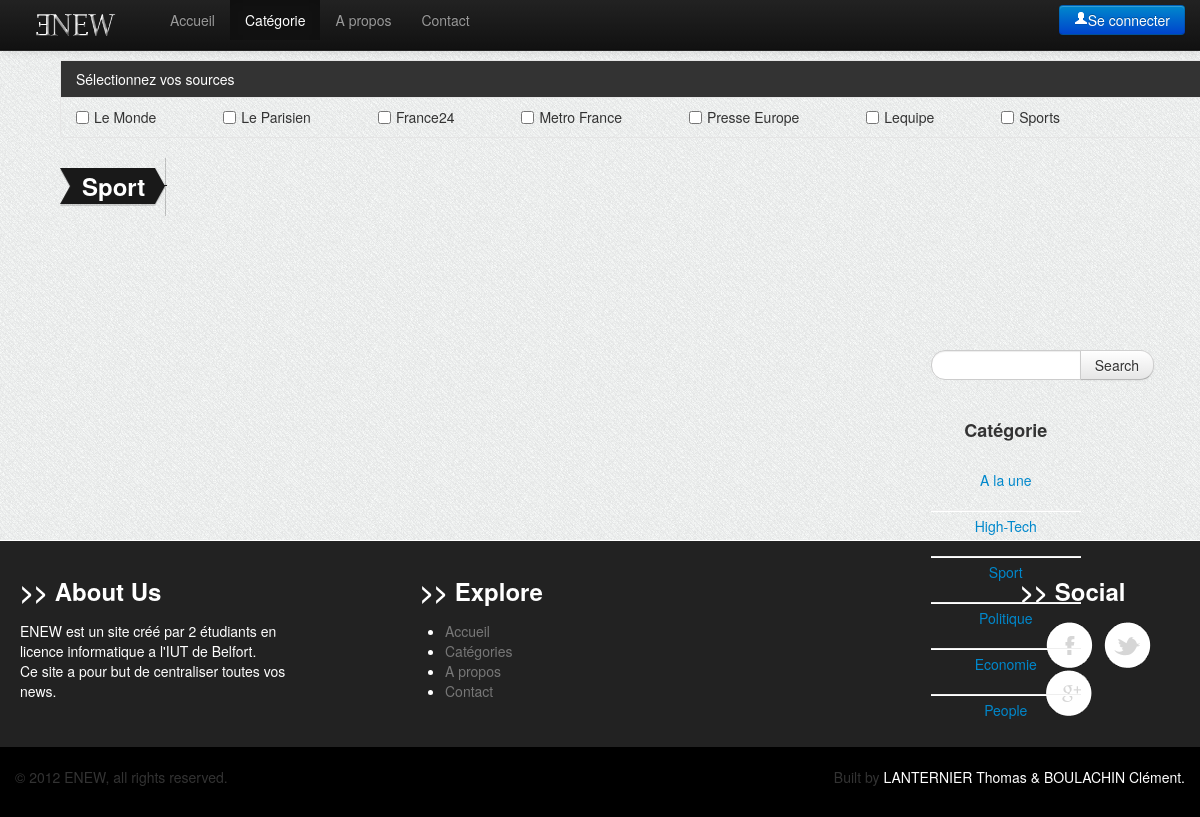
/php/liste_article.php?id_cat=3, run on the app's committed database.
### tables this page shows
CREATE TABLE SOURCE (id_source int AUTO_INCREMENT NOT NULL,
id_cat INT,
libelle CHAR(50),
lien CHAR(255),
PRIMARY KEY (id_source, id_cat) );

### php/liste_article.php (the view, shortened to what this page needs)
<!DOCTYPE html>
<html lang="fr">
	<head>
		<link href="../css/bootstrap.css" rel="stylesheet">
		<link href="../css/style.css" rel="stylesheet">
		<link rel="stylesheet" href="../css/responsiveslides.css" />
		<link rel="stylesheet" href="../css/style_comment.css" />
		<link href="../css/bootstrap-responsive.css" rel="stylesheet">
	</head>
	<body onload="filtre_source1();">
		<div class="navbar navbar-inverse navbar-fixed-top">
			<div class="navbar-inner">
				<div class="container">
					<a class="brand" href="#"><img src="../img/logo blanc.png" alt=""/></a>
					<div class="nav-collapse collapse">
						<ul class="nav">
							<li>
								<a href="../index.php">Accueil</a>
							</li>
							<li class="active">
								<a href="categorie.php">Catégorie</a>
							</li>
							<li>
								<a href="apropos.php">A propos</a>
							</li>
							<li>
								<a href="contact.php">Contact</a>
							</li>
						</ul>
						<ul class="nav pull-right">
							<?php
							if (isset($_SESSION['user'])) {echo("
<div class=\"btn-group\">
<a class=\"btn btn-primary\" href=\"profil.php\" >" . $_SESSION['user'] . "</a>
<button class=\"btn btn-primary dropdown-toggle\" data-toggle=\"dropdown\">
<span class=\"caret\"></span>
</button>
<ul class=\"dropdown-menu\">
<li>
<a href=\"profil.php\">Profil</a>
</li>
<li class=\"divider\"></li>
<li>
<a href=\"logout.php\">Logout</a>
</li>
</ul>
</div>");
							} else {
								echo("<a href=\"login.php\" class=\"btn btn-primary\"><i class=\"icon-user icon-white\"></i>Se connecter</a>");
							}
							?>
						</ul>
					</div>
				</div>
			</div>
		</div>
		<div class="container" id="container" style="margin-left:5%;min-height: 460px;">
			<div class="row-fluid">
				<?php
if (!isset($_POST['searching'])) {
				?>
				<div class="accordion" id="accordion2">
					<div class="accordion-group">
						<div class="accordion-heading">
							<a class="accordion-toggle" data-toggle="collapse" data-parent="#accordion2" href="#collapseOne" style="background-color: #333;"> <span style="color: white;text-decoration: none;">Sélectionnez vos sources</span> <i class="icon-arrow-down icon-white pull-right"></i> </a>
						</div>
						<div id="collapseOne" class="accordion-body collapse in">
							<div class="accordion-inner">
								<form>
									<?php
									$requete = 'SELECT * FROM SOURCE WHERE ID_CAT=' . $_GET['id_cat'];
									$query = mysql_query($requete) or die("ERREUR MYSQL numéro: " . mysql_errno() . "<br>Type de cette erreur: " . mysql_error() . "<br>\n");
									while ($result = mysql_fetch_assoc($query)) {
										$requete2 = 'SELECT * FROM SOURCE_FAV WHERE login="' . $_SESSION['user'] . '" AND id_source=' . $result['id_source'] . ';';
										$query2 = mysql_query($requete2) or die("ERREUR MYSQL numéro: " . mysql_errno() . "<br>Type de cette erreur: " . mysql_error() . "<br>\n");
										if ($result2 = mysql_fetch_assoc($query2)) {
											echo("<input class=\"check_source\" onclick=\"filtre_source(this);\" type='checkbox' value='" . $result['id_source'] . "' style=\"float:left;margin-right: 5px;\" checked/><p style=\"float:left;margin-right:67px;\">" . $result['libelle'] . "</p>");
										} else {
											echo("<input class=\"check_source\" onclick=\"filtre_source(this);\" type='checkbox' value='" . $result['id_source'] . "' style=\"float:left;margin-right: 5px;\" /><p style=\"float:left;margin-right:67px;\">" . $result['libelle'] . "</p>");
										}
									}
									?>
								</form>
							</div>
						</div>
					</div>
				</div>
				<?php
				}
				?>
				<div id="span-article">
					<div class="slider_control">
						<h3 class="drapeau"><?php
						if (!isset($_POST['searching'])) {
							switch($_GET['id_cat']) {
								case 3 :
									echo "<span>Sport</span>";
									break;
							}
						} else {
							echo "<span>Recherche</span>";
						}
						?></h3>
					</div>
				</div>
				<aside class="span2" id="scroll-cat" >
					<form class="form-search"  action='liste_article.php' method='POST'>
						<div class="input-append" >
							<input type="text" class="span2 search-query" name='searching' style="width:150px;margin-bottom:20px;">
							<button type="submit" class="btn">
								Search
							</button>
						</div>
					</form>
					<div style="width:150px;text-align:center;">
						<h4>Catégorie</h4>
						<br>
						<a href="liste_article.php?id_cat=0">A la une</a>
						<hr style="margin-bottom:4px;">
						<a href="liste_article.php?id_cat=2">High-Tech</a>
						<hr style="margin-bottom:4px;">
						<a href="liste_article.php?id_cat=3">Sport</a>
						<hr style="margin-bottom:4px;">
						<a href="liste_article.php?id_cat=1">Politique</a>
						<hr style="margin-bottom:4px;">
						<a href="liste_article.php?id_cat=4">Economie</a>
						<hr style="margin-bottom:4px;">
						<a href="liste_article.php?id_cat=5">People</a>
					</div>
				</aside>
			</div>
		</div>
		<div id="extra" style="background-color:#222;border-top:1px solid;color:white;padding:20px;margin-top:20px;">
			<div class="inner">
				<div class="container">
					<div class="row-fluid">
						<div class="span3">
							<h3><span class="slash">>></span></span> About Us</h3>
							<p>
								ENEW est un site créé par 2 étudiants en licence informatique a l'IUT de Belfort.
								<br>
								Ce site a pour but de centraliser toutes vos news.
							</p>
						</div>
						<div class="span3 offset1">
							<h3><span class="slash">>></span> Explore</h3>
							<ul class="footer-links clearfix">
								<li>
									<a href="../index.php" style="text-decoration: none;color:#777;list-style:none;">Accueil</a>
								</li>
								<li>
									<a href="categorie.php" style="text-decoration: none;color:#777;list-style:none;">Catégories</a>
								</li>
								<li>
									<a href="apropos.php" style="text-decoration: none;color:#777;list-style:none;">A propos</a>
								</li>
								<li>
									<a href="contact.php" style="text-decoration: none;color:#777;list-style:none;">Contact</a>
								</li>
							</ul>
						</div>
						<div class="span3"></div>
						<div class="span2">
							<h3><span class="slash">>></span> Social</h3>
							<ul class="footer-links clearfix">
								<a href="http://facebook.com/" style="float:left;margin-right:10px;" ><img onmouseover="this.src='../img/facebook-c.png'; " onmouseout="this.src='../img/facebook.png'; " src="../img/facebook.png"/></a>
								<a href="http://twitter.com/" style="float:left;margin-right:10px;"><img onmouseover="this.src='../img/twitter-c.png'; " onmouseout="this.src='../img/twitter.png'; " src="../img/twitter.png"/></a>
								<a href="http://google.com/" style="float:left;"><img onmouseover="this.src='../img/google-c.png'; " onmouseout="this.src='../img/google.png'; " src="../img/google.png"/></a>
							</ul>
						</div>
					</div>
				</div>
			</div>
		</div>
		<div id="footer" style="background-color: black;color: #333;padding: 20px 0px;">
			<div class="inner">
				<div class="container">
					<div class="row">
						<div id="footer-copyright" class="span4">
							&copy; 2012 ENEW, all rights reserved.
						</div>
						<div id="footer-terms" class="span8">
							<p class="pull-right">
								Built by<a href=""  style="text-decoration: none;color:white;"> LANTERNIER Thomas & BOULACHIN Clément.</a>
							</p>
						</div>
					</div>
				</div>
			</div>
		</div>
	</body>
</html>

### css/style.css (style rules this page uses)
body { background-image:url(../img/bg_diag.png); }
#span-article { border-right:1px solid rgba(0, 0, 0, 0.2); margin-right:30px; float:left; }
.drapeau { background:url(../img/h3_end.png) no-repeat left top; padding:0 0 0 12px; height:38px; width:90%; }
.drapeau span { background: url(../img/h3_start.png) no-repeat right top; padding: 0 20px 0 10px; color: white; height: 38px; line-height: 36px; display: block; float: left; }
aside { top:320px; padding-top:50px; position: absolute; left:75%; }
#scroll-cat { top:300px; padding-top:50px; position: absolute; left:75%; }

### php/liste_article.php (style rules this page uses)
body { padding-top: 60px; }

### data on the page
source: libelle "Le Monde"
source: libelle "Le Parisien"
source: libelle "France24"
source: libelle "Metro France"
source: libelle "Presse Europe"
source: libelle "Lequipe"
source: libelle "Sports"
